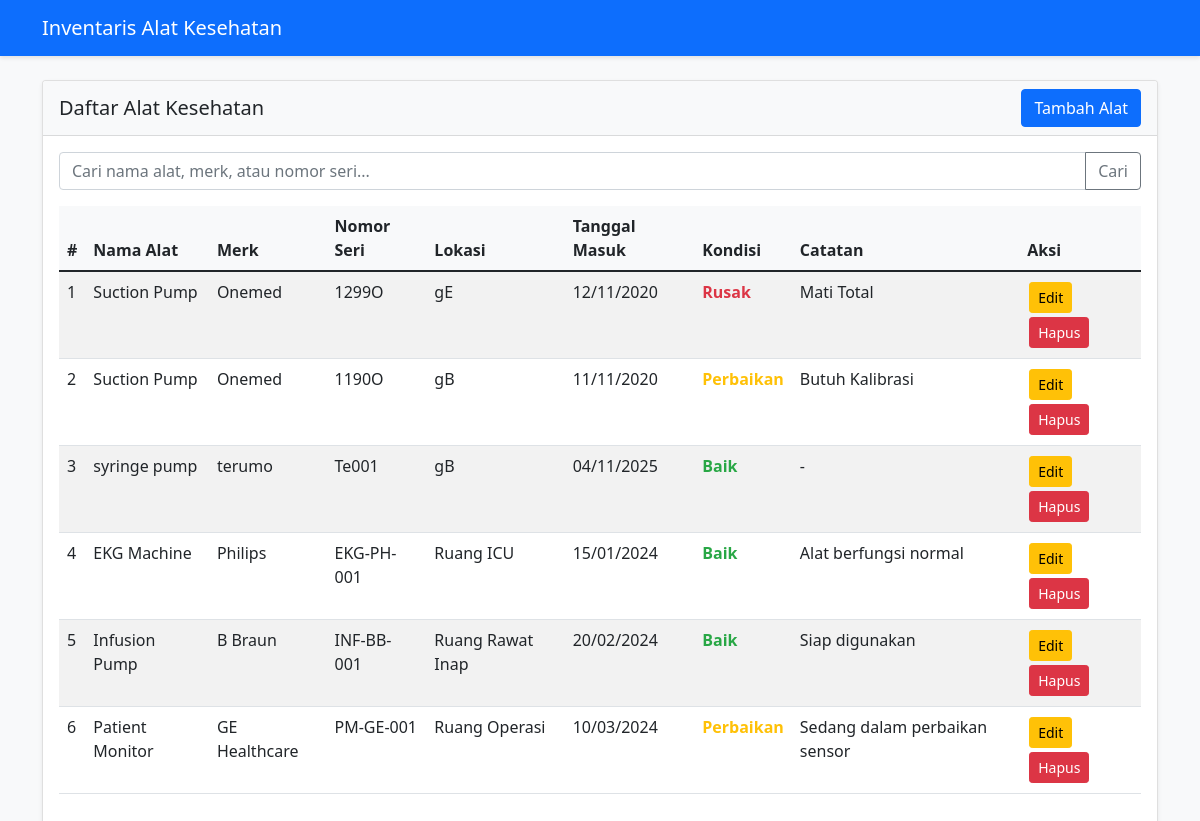
The page / on the database its author committed.
### tables this page shows
CREATE TABLE `alat_kesehatan` (
  `id` int(11) NOT NULL,
  `nama_alat` varchar(255) NOT NULL,
  `merk` varchar(100) NOT NULL,
  `nomor_seri` varchar(100) NOT NULL,
  `lokasi_alat` varchar(100) NOT NULL,
  `tanggal_masuk` date NOT NULL,
  `kondisi` enum('Baik','Rusak','Perbaikan') NOT NULL,
  `catatan` text DEFAULT NULL,
  `created_at` timestamp NOT NULL DEFAULT current_timestamp(),
  `updated_at` timestamp NOT NULL DEFAULT current_timestamp() ON UPDATE current_timestamp()
);

### index.php (the view, shortened to what this page needs)
<?php
require_once 'config.php';
$search = '';
if (isset($_GET['search'])) {
    $search = $_GET['search'];
    $stmt = $pdo->prepare("SELECT * FROM alat_kesehatan WHERE nama_alat LIKE ? OR merk LIKE ? OR nomor_seri LIKE ?");
    $stmt->execute(["%$search%", "%$search%", "%$search%"]);
} else {
    $stmt = $pdo->query("SELECT * FROM alat_kesehatan ORDER BY created_at DESC");
}
$alat = $stmt->fetchAll(PDO::FETCH_ASSOC);
?>
<!DOCTYPE html>
<html lang="id">
<head>
    <link href="https://cdn.jsdelivr.net/npm/bootstrap@5.1.3/dist/css/bootstrap.min.css" rel="stylesheet">
    <link href="style.css" rel="stylesheet">
</head>
<body>
    <nav class="navbar navbar-expand-lg navbar-dark bg-primary">
        <div class="container">
            <a class="navbar-brand" href="#">Inventaris Alat Kesehatan</a>
        </div>
    </nav>
    <div class="container mt-4">
        <div class="card">
            <div class="card-header d-flex justify-content-between align-items-center">
                <h5 class="mb-0">Daftar Alat Kesehatan</h5>
                <a href="tambah.php" class="btn btn-primary">Tambah Alat</a>
            </div>
            <div class="card-body">
                <form method="GET" class="mb-3">
                    <div class="input-group">
                        <input type="text" name="search" class="form-control" placeholder="Cari nama alat, merk, atau nomor seri..." value="<?= htmlspecialchars($search) ?>">
                        <button class="btn btn-outline-secondary" type="submit">Cari</button>
                    </div>
                </form>
                <div class="table-responsive">
                    <table class="table table-striped table-hover">
                        <thead>
                            <tr>
                                <th>#</th>
                                <th>Nama Alat</th>
                                <th>Merk</th>
                                <th>Nomor Seri</th>
                                <th>Lokasi</th>
                                <th>Tanggal Masuk</th>
                                <th>Kondisi</th>
                                <th>Catatan</th>
                                <th>Aksi</th>
                            </tr>
                        </thead>
                        <tbody>
                            <?php if (empty($alat)): ?>
                                <tr>
                                    <td colspan="9" class="text-center">Tidak ada data alat kesehatan</td>
                                </tr>
                            <?php else: ?>
                                <?php foreach ($alat as $index => $item): ?>
                                <tr>
                                    <td><?= $index + 1 ?></td>
                                    <td><?= htmlspecialchars($item['nama_alat']) ?></td>
                                    <td><?= htmlspecialchars($item['merk']) ?></td>
                                    <td><?= htmlspecialchars($item['nomor_seri']) ?></td>
                                    <td><?= htmlspecialchars($item['lokasi_alat']) ?></td>
                                    <td><?= date('d/m/Y', strtotime($item['tanggal_masuk'])) ?></td>
                                    <td>
                                        <?php
                                        $status_class = '';
                                        switch($item['kondisi']) {
                                            case 'Baik': $status_class = 'status-baik'; break;
                                            case 'Rusak': $status_class = 'status-rusak'; break;
                                            case 'Perbaikan': $status_class = 'status-perbaikan'; break;
                                        }
                                        ?>
                                        <span class="<?= $status_class ?>"><?= $item['kondisi'] ?></span>
                                    </td>
                                    <td><?= htmlspecialchars($item['catatan']) ?: '-' ?></td>
                                    <td>
                                        <a href="edit.php?id=<?= $item['id'] ?>" class="btn btn-sm btn-warning btn-action">Edit</a>
                                        <a href="index.php?delete=<?= $item['id'] ?>" class="btn btn-sm btn-danger btn-action" onclick="return confirm('Yakin ingin menghapus?')">Hapus</a>
                                    </td>
                                </tr>
                                <?php endforeach; ?>
                            <?php endif; ?>
                        </tbody>
                    </table>
                </div>
            </div>
        </div>
    </div>
</body>
</html>

### style.css (style rules this page uses)
body { background-color: #f8f9fa; font-family: 'Segoe UI', Tahoma, Geneva, Verdana, sans-serif; }
.navbar { box-shadow: 0 2px 4px rgba(0,0,0,.1); }
.card { box-shadow: 0 0.125rem 0.25rem rgba(0, 0, 0, 0.075); border: 1px solid rgba(0, 0, 0, 0.125); }
.card-header { background-color: #f8f9fa; border-bottom: 1px solid rgba(0, 0, 0, 0.125); }
.table th { border-top: none; background-color: #f8f9fa; }
.status-baik { color: #28a745; font-weight: bold; }
.status-rusak { color: #dc3545; font-weight: bold; }
.status-perbaikan { color: #ffc107; font-weight: bold; }
.btn-action { margin: 2px; }

### rows shown on the page
alat_kesehatan: nama_alat "Suction Pump", merk "Onemed", nomor_seri "1299O", lokasi_alat "gE", tanggal_masuk "12/11/2020", kondisi "Rusak", catatan "Mati Total"
alat_kesehatan: nama_alat "Suction Pump", merk "Onemed", nomor_seri "1190O", lokasi_alat "gB", tanggal_masuk "11/11/2020", kondisi "Perbaikan", catatan "Butuh Kalibrasi"
alat_kesehatan: nama_alat "syringe pump", merk "terumo", nomor_seri "Te001", lokasi_alat "gB", tanggal_masuk "04/11/2025", kondisi "Baik", catatan "-"
alat_kesehatan: nama_alat "EKG Machine", merk "Philips", nomor_seri "EKG-PH-001", lokasi_alat "Ruang ICU", tanggal_masuk "15/01/2024", kondisi "Baik", catatan "Alat berfungsi normal"
alat_kesehatan: nama_alat "Infusion Pump", merk "B Braun", nomor_seri "INF-BB-001", lokasi_alat "Ruang Rawat Inap", tanggal_masuk "20/02/2024", kondisi "Baik", catatan "Siap digunakan"
alat_kesehatan: nama_alat "Patient Monitor", merk "GE Healthcare", nomor_seri "PM-GE-001", lokasi_alat "Ruang Operasi", tanggal_masuk "10/03/2024", kondisi "Perbaikan", catatan "Sedang dalam perbaikan sensor"
